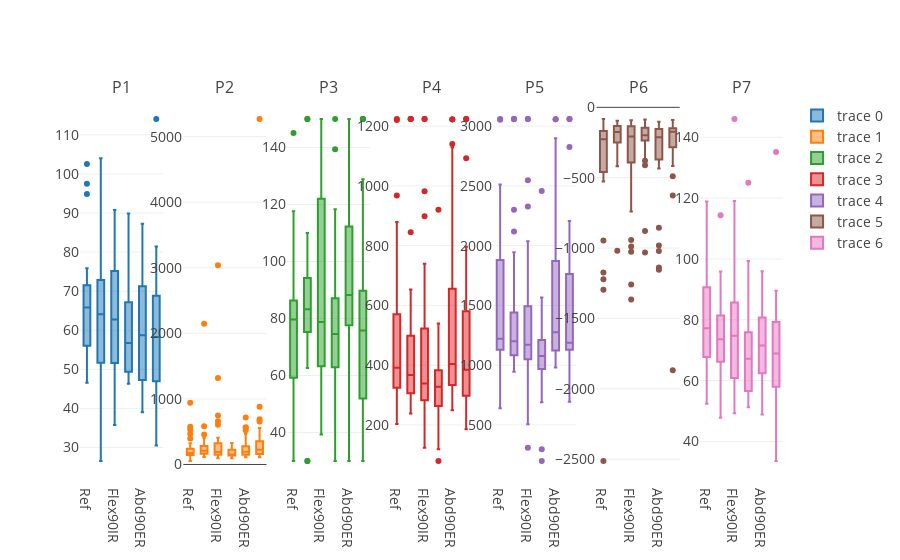

This figure's notebook cell:
### Code cell
from plotly import tools
import plotly.graph_objs as go
import plotly.offline as py
py.init_notebook_mode(connected=True)

fig = tools.make_subplots(rows=1, cols=nparameter, print_grid=False, subplot_titles=names_parameters_micro)
for iparam in range(nparameter):
    current = df[df['parameter'] == f'P{iparam + 1}']
    trace = go.Box(
        x=current['position'],
        y=current['value'],
        boxpoints='False',
    )
    fig.append_trace(trace, 1, iparam + 1)
    
    fig['layout']['font'] = dict(size=14)
py.iplot(fig)

### Figure 1 — Plotly figure (JSON) as saved in the notebook; plotly's stock layout.template omitted (floating-point values rounded to 4 significant figures; data arrays with more than 128 entries replaced by an {"elided": "..."} marker saying what was removed)
{"data": [{"boxpoints": "False", "type": "box", "x": {"elided": "210 str values"}, "xaxis": "x1", "y": {"elided": "210 float values"}, "yaxis": "y1"}, {"boxpoints": "False", "type": "box", "x": {"elided": "210 str values"}, "xaxis": "x2", "y": {"elided": "210 float values"}, "yaxis": "y2"}, {"boxpoints": "False", "type": "box", "x": {"elided": "210 str values"}, "xaxis": "x3", "y": {"elided": "210 float values"}, "yaxis": "y3"}, {"boxpoints": "False", "type": "box", "x": {"elided": "210 str values"}, "xaxis": "x4", "y": {"elided": "210 float values"}, "yaxis": "y4"}, {"boxpoints": "False", "type": "box", "x": {"elided": "210 str values"}, "xaxis": "x5", "y": {"elided": "210 float values"}, "yaxis": "y5"}, {"boxpoints": "False", "type": "box", "x": {"elided": "210 str values"}, "xaxis": "x6", "y": {"elided": "210 float values"}, "yaxis": "y6"}, {"boxpoints": "False", "type": "box", "x": {"elided": "210 str values"}, "xaxis": "x7", "y": {"elided": "210 float values"}, "yaxis": "y7"}], "layout": {"annotations": [{"font": {"size": 16}, "showarrow": false, "text": "P1", "x": 0.05918, "xanchor": "center", "xref": "paper", "y": 1, "yanchor": "bottom", "yref": "paper"}, {"font": {"size": 16}, "showarrow": false, "text": "P2", "x": 0.2061, "xanchor": "center", "xref": "paper", "y": 1, "yanchor": "bottom", "yref": "paper"}, {"font": {"size": 16}, "showarrow": false, "text": "P3", "x": 0.3531, "xanchor": "center", "xref": "paper", "y": 1, "yanchor": "bottom", "yref": "paper"}, {"font": {"size": 16}, "showarrow": false, "text": "P4", "x": 0.5, "xanchor": "center", "xref": "paper", "y": 1, "yanchor": "bottom", "yref": "paper"}, {"font": {"size": 16}, "showarrow": false, "text": "P5", "x": 0.6469, "xanchor": "center", "xref": "paper", "y": 1, "yanchor": "bottom", "yref": "paper"}, {"font": {"size": 16}, "showarrow": false, "text": "P6", "x": 0.7939, "xanchor": "center", "xref": "paper", "y": 1, "yanchor": "bottom", "yref": "paper"}, {"font": {"size": 16}, "showarrow": false, "text": "P7", "x": 0.9408, "xanchor": "center", "xref": "paper", "y": 1, "yanchor": "bottom", "yref": "paper"}], "font": {"size": 14}, "xaxis1": {"anchor": "y1", "domain": [0, 0.1184]}, "xaxis2": {"anchor": "y2", "domain": [0.1469, 0.2653]}, "xaxis3": {"anchor": "y3", "domain": [0.2939, 0.4122]}, "xaxis4": {"anchor": "y4", "domain": [0.4408, 0.5592]}, "xaxis5": {"anchor": "y5", "domain": [0.5878, 0.7061]}, "xaxis6": {"anchor": "y6", "domain": [0.7347, 0.8531]}, "xaxis7": {"anchor": "y7", "domain": [0.8816, 1.0]}, "yaxis1": {"anchor": "x1", "domain": [0, 1]}, "yaxis2": {"anchor": "x2", "domain": [0, 1]}, "yaxis3": {"anchor": "x3", "domain": [0, 1]}, "yaxis4": {"anchor": "x4", "domain": [0, 1]}, "yaxis5": {"anchor": "x5", "domain": [0, 1]}, "yaxis6": {"anchor": "x6", "domain": [0, 1]}, "yaxis7": {"anchor": "x7", "domain": [0, 1]}}}
